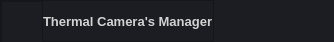
      <widget class="QFrame" name="frame_header">
       <property name="minimumSize">
        <size>
         <width>0</width>
         <height>42</height>
        </size>
       </property>
       <property name="maximumSize">
        <size>
         <width>16777215</width>
         <height>42</height>
        </size>
       </property>
       <property name="styleSheet">
        <string notr="true">background-color: rgb(27, 29, 35);</string>
       </property>
       <property name="frameShape">
        <enum>QFrame::NoFrame</enum>
       </property>
       <property name="frameShadow">
        <enum>QFrame::Raised</enum>
       </property>
       <layout class="QHBoxLayout" name="horizontalLayout_2">
        <property name="spacing">
         <number>0</number>
        </property>
        <property name="leftMargin">
         <number>0</number>
        </property>
        <property name="topMargin">
         <number>0</number>
        </property>
        <property name="rightMargin">
         <number>0</number>
        </property>
        <property name="bottomMargin">
         <number>0</number>
        </property>
        <item>
         <widget class="QFrame" name="frame_title">
          <property name="frameShape">
           <enum>QFrame::StyledPanel</enum>
          </property>
          <property name="frameShadow">
           <enum>QFrame::Raised</enum>
          </property>
          <layout class="QHBoxLayout" name="horizontalLayout_3">
           <property name="spacing">
            <number>0</number>
           </property>
           <property name="leftMargin">
            <number>0</number>
           </property>
           <property name="topMargin">
            <number>0</number>
           </property>
           <property name="rightMargin">
            <number>0</number>
           </property>
           <property name="bottomMargin">
            <number>0</number>
           </property>
           <item>
            <widget class="QFrame" name="frame_icon">
             <property name="minimumSize">
              <size>
               <width>42</width>
               <height>42</height>
              </size>
             </property>
             <property name="maximumSize">
              <size>
               <width>42</width>
               <height>42</height>
              </size>
             </property>
             <property name="frameShape">
              <enum>QFrame::StyledPanel</enum>
             </property>
             <property name="frameShadow">
              <enum>QFrame::Raised</enum>
             </property>
            </widget>
           </item>
           <item>
            <widget class="QLabel" name="label_title">
             <property name="palette">
              <palette>
               <active>
                <colorrole role="WindowText">
                 <brush brushstyle="SolidPattern">
                  <color alpha="255">
                   <red>210</red>
                   <green>210</green>
                   <blue>210</blue>
                  </color>
                 </brush>
                </colorrole>
                <colorrole role="Button">
                 <brush brushstyle="SolidPattern">
                  <color alpha="0">
                   <red>0</red>
                   <green>0</green>
                   <blue>0</blue>
                  </color>
                 </brush>
                </colorrole>
                <colorrole role="Text">
                 <brush brushstyle="SolidPattern">
                  <color alpha="255">
                   <red>210</red>
                   <green>210</green>
                   <blue>210</blue>
                  </color>
                 </brush>
                </colorrole>
                <colorrole role="ButtonText">
                 <brush brushstyle="SolidPattern">
                  <color alpha="255">
                   <red>210</red>
                   <green>210</green>
                   <blue>210</blue>
                  </color>
                 </brush>
                </colorrole>
                <colorrole role="Base">
                 <brush brushstyle="SolidPattern">
                  <color alpha="0">
                   <red>0</red>
                   <green>0</green>
                   <blue>0</blue>
                  </color>
                 </brush>
                </colorrole>
                <colorrole role="Window">
                 <brush brushstyle="SolidPattern">
                  <color alpha="0">
                   <red>0</red>
                   <green>0</green>
                   <blue>0</blue>
                  </color>
                 </brush>
                </colorrole>
               </active>
               <inactive>
                <colorrole role="WindowText">
                 <brush brushstyle="SolidPattern">
                  <color alpha="255">
                   <red>210</red>
                   <green>210</green>
                   <blue>210</blue>
                  </color>
                 </brush>
                </colorrole>
                <colorrole role="Button">
                 <brush brushstyle="SolidPattern">
                  <color alpha="0">
                   <red>0</red>
                   <green>0</green>
                   <blue>0</blue>
                  </color>
                 </brush>
                </colorrole>
                <colorrole role="Text">
                 <brush brushstyle="SolidPattern">
                  <color alpha="255">
                   <red>210</red>
                   <green>210</green>
                   <blue>210</blue>
                  </color>
                 </brush>
                </colorrole>
                <colorrole role="ButtonText">
                 <brush brushstyle="SolidPattern">
                  <color alpha="255">
                   <red>210</red>
                   <green>210</green>
                   <blue>210</blue>
                  </color>
                 </brush>
                </colorrole>
                <colorrole role="Base">
                 <brush brushstyle="SolidPattern">
                  <color alpha="0">
                   <red>0</red>
                   <green>0</green>
                   <blue>0</blue>
                  </color>
                 </brush>
                </colorrole>
                <colorrole role="Window">
                 <brush brushstyle="SolidPattern">
                  <color alpha="0">
                   <red>0</red>
                   <green>0</green>
                   <blue>0</blue>
                  </color>
                 </brush>
                </colorrole>
               </inactive>
               <disabled>
                <colorrole role="WindowText">
                 <brush brushstyle="SolidPattern">
                  <color alpha="255">
                   <red>210</red>
                   <green>210</green>
                   <blue>210</blue>
                  </color>
                 </brush>
                </colorrole>
                <colorrole role="Button">
                 <brush brushstyle="SolidPattern">
                  <color alpha="0">
                   <red>0</red>
                   <green>0</green>
                   <blue>0</blue>
                  </color>
                 </brush>
                </colorrole>
                <colorrole role="Text">
                 <brush brushstyle="SolidPattern">
                  <color alpha="255">
                   <red>210</red>
                   <green>210</green>
                   <blue>210</blue>
                  </color>
                 </brush>
                </colorrole>
                <colorrole role="ButtonText">
                 <brush brushstyle="SolidPattern">
                  <color alpha="255">
                   <red>210</red>
                   <green>210</green>
                   <blue>210</blue>
                  </color>
                 </brush>
                </colorrole>
                <colorrole role="Base">
                 <brush brushstyle="SolidPattern">
                  <color alpha="0">
                   <red>0</red>
                   <green>0</green>
                   <blue>0</blue>
                  </color>
                 </brush>
                </colorrole>
                <colorrole role="Window">
                 <brush brushstyle="SolidPattern">
                  <color alpha="0">
                   <red>0</red>
                   <green>0</green>
                   <blue>0</blue>
                  </color>
                 </brush>
                </colorrole>
               </disabled>
              </palette>
             </property>
             <property name="font">
              <font>
               <family>Segoe UI</family>
               <pointsize>10</pointsize>
               <weight>75</weight>
               <bold>true</bold>
              </font>
             </property>
             <property name="styleSheet">
              <string notr="true">background: transparent;</string>
             </property>
             <property name="text">
              <string>Thermal Camera's Manager</string>
             </property>
            </widget>
           </item>
          </layout>
         </widget>
        </item>
        <item>
         <widget class="QFrame" name="frame_system_buttons">
          <property name="sizePolicy">
           <sizepolicy hsizetype="Expanding" vsizetype="Preferred">
            <horstretch>0</horstretch>
            <verstretch>0</verstretch>
           </sizepolicy>
          </property>
          <property name="maximumSize">
           <size>
            <width>120</width>
            <height>16777215</height>
           </size>
          </property>
          <property name="frameShape">
           <enum>QFrame::NoFrame</enum>
          </property>
          <property name="frameShadow">
           <enum>QFrame::Raised</enum>
          </property>
          <layout class="QHBoxLayout" name="horizontalLayout_5">
           <property name="spacing">
            <number>0</number>
           </property>
           <property name="leftMargin">
            <number>0</number>
           </property>
           <property name="topMargin">
            <number>0</number>
           </property>
           <property name="rightMargin">
            <number>0</number>
           </property>
           <property name="bottomMargin">
            <number>0</number>
           </property>
           <item>
            <widget class="QPushButton" name="button_minimize">
             <property name="sizePolicy">
              <sizepolicy hsizetype="Minimum" vsizetype="Expanding">
               <horstretch>0</horstretch>
               <verstretch>0</verstretch>
              </sizepolicy>
             </property>
             <property name="minimumSize">
              <size>
               <width>40</width>
               <height>0</height>
              </size>
             </property>
             <property name="maximumSize">
              <size>
               <width>40</width>
               <height>16777215</height>
              </size>
             </property>
             <property name="toolTip">
              <string>Minimize</string>
             </property>
             <property name="styleSheet">
              <string notr="true">QPushButton {	
	border: none;
	background-color: transparent;
}
QPushButton:hover {
	background-color: rgb(52, 59, 72);
}
QPushButton:pressed {	
	background-color: rgb(85, 170, 255);
}</string>
             </property>
             <property name="text">
              <string/>
             </property>
             <property name="icon">
              <iconset resource="../files.qrc">
               <normaloff>:/16x16/data/resources/icons/16x16/cil-window-minimize.png</normaloff>:/16x16/data/resources/icons/16x16/cil-window-minimize.png</iconset>
             </property>
            </widget>
           </item>
           <item>
            <widget class="QPushButton" name="button_maximize_restore">
             <property name="sizePolicy">
              <sizepolicy hsizetype="Minimum" vsizetype="Expanding">
               <horstretch>0</horstretch>
               <verstretch>0</verstretch>
              </sizepolicy>
             </property>
             <property name="minimumSize">
              <size>
               <width>40</width>
               <height>0</height>
              </size>
             </property>
             <property name="maximumSize">
              <size>
               <width>40</width>
               <height>16777215</height>
              </size>
             </property>
             <property name="toolTip">
              <string>Maximize</string>
             </property>
             <property name="styleSheet">
              <string notr="true">QPushButton {	
	border: none;
	background-color: transparent;
}
QPushButton:hover {
	background-color: rgb(52, 59, 72);
}
QPushButton:pressed {	
	background-color: rgb(85, 170, 255);
}</string>
             </property>
             <property name="text">
              <string/>
             </property>
             <property name="icon">
              <iconset resource="../files.qrc">
               <normaloff>:/16x16/data/resources/icons/16x16/cil-window-maximize.png</normaloff>:/16x16/data/resources/icons/16x16/cil-window-maximize.png</iconset>
             </property>
            </widget>
           </item>
           <item>
            <widget class="QPushButton" name="button_close">
             <property name="sizePolicy">
              <sizepolicy hsizetype="Minimum" vsizetype="Expanding">
               <horstretch>0</horstretch>
               <verstretch>0</verstretch>
              </sizepolicy>
             </property>
             <property name="minimumSize">
              <size>
               <width>40</width>
               <height>0</height>
              </size>
             </property>
             <property name="maximumSize">
              <size>
               <width>40</width>
               <height>16777215</height>
              </size>
             </property>
             <property name="toolTip">
              <string>Close</string>
             </property>
             <property name="styleSheet">
              <string notr="true">QPushButton {	
	border: none;
	background-color: transparent;
}
QPushButton:hover {
	background-color: rgb(52, 59, 72);
}
QPushButton:pressed {	
	background-color: rgb(85, 170, 255);
}</string>
             </property>
             <property name="text">
              <string/>
             </property>
             <property name="icon">
              <iconset resource="../files.qrc">
               <normaloff>:/20x20/data/resources/icons/20x20/cil-x.png</normaloff>:/20x20/data/resources/icons/20x20/cil-x.png</iconset>
             </property>
            </widget>
           </item>
          </layout>
         </widget>
        </item>
       </layout>
      </widget>
